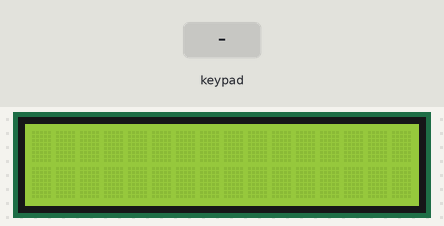
Simulated run of this sketch. Board: Arduino Mega 2560, built with avr-gcc and run on an emulated ATmega2560. On the bench: 16×2 character LCD. The test bench sets the inputs (shaded band).

Above: at 1.2 s.
1.3 s: keypad keys 2 3 2 5 2 7 2 9 * pressed 0.4 s apart
At 5.4 s:
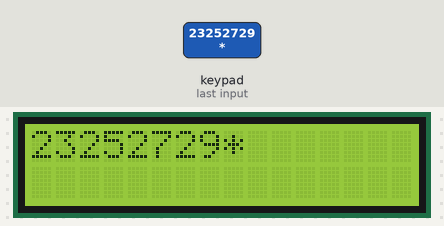
6.4 s: key '/' pressed
7.9 s: key '*' pressed
At 9.1 s:
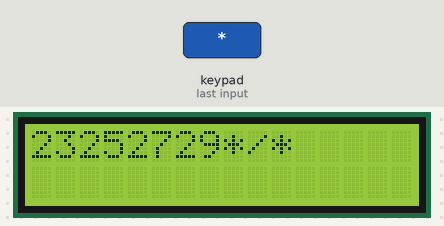
9.4 s: keypad keys 7 + 5 = pressed 0.4 s apart
At 11.3 s:
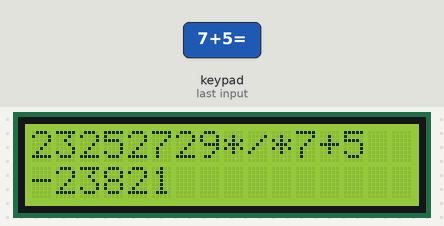
12.5 s: key 'o' pressed
At 12.8 s:
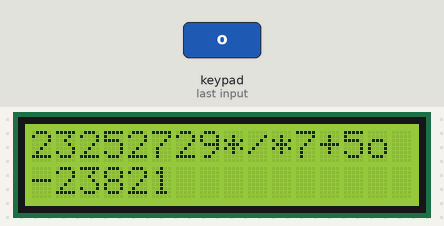
14.0 s: key '+' pressed
At 15.1 s:
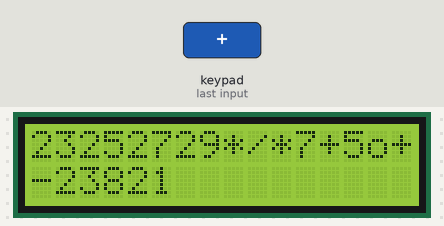
Timing chart, 0 to 16.5 s (numbered marks = the images above; inputs shaded):
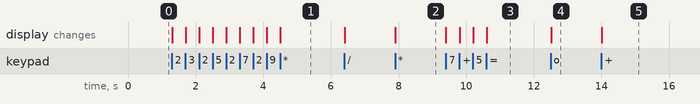

The sketch:

Q3.ino
```cpp
#include <LiquidCrystal.h>
#include <Keypad.h>

#define RS_PIN 13
#define EN_PIN 12
#define D4_PIN 8
#define D5_PIN 9
#define D6_PIN 10
#define D7_PIN 11

LiquidCrystal lcd(RS_PIN, EN_PIN, D4_PIN, D5_PIN, D6_PIN, D7_PIN);
const byte ROWS=4;
const byte COLS=4;
char keys[ROWS][COLS]={
  {'7','8','9','/'},
  {'4','5','6','*'},
  {'1','2','3','-'},
  {'o','0','=','+'}
};

byte rowPins[ROWS]={23,25,27,29};
byte colsPins[COLS]={31,33,35,37};
char str[20];
char str_1[20];
char str_2[20];
char oper;
Keypad keypad = Keypad(makeKeymap(keys),rowPins,colsPins,ROWS,COLS);
int op1,op2;


void setup() {
  // put your setup code here, to run once:
  lcd.begin(16,2);
  lcd.clear();

}

void loop() {
  // put your main code here, to run repeatedly:
  char key =keypad.getKey();
  lcd.setCursor(0,0);
  if(strcmp(str,NULL)==0){
    str[0]=key;
  }
  else if(key!='='){
    strncat(str,&key,1);
    lcd.print(str);
     if(key=='/' ||key=='*' ||key=='-' ||key=='+')
     {
      if(oper==NULL){
        oper=key;
        op1=atoi(str_1);
      }
  }
  else{
    if(oper==NULL){
      if(strcmp(str_1,NULL)==0){
        str_1[0]=key;
      }
      else
       strncat(str_1,&key,1);
    }
    else{
      if(strcmp(str_2,NULL)==0){
        str_2[0]=key;
      }
      else
       strncat(str_2,&key,1);

     }
  }
}
else if(key=='='){
  op2=atoi(str_2);
  lcd.setCursor(0, 1);
   switch(oper){
    case('-'):
      lcd.print (op1-op2);
      break;
    case('+'):
     lcd.print(op1+op2);
     break;
    case('*'):
      lcd.print(op1*op2);
      break;
    case('/'):
      lcd.print((float)op1/op2);
     break;
     }
}


}
```

Measured:
- after the input at 1.3 s, the display: first changes at once (image 1 shows a later state)
- after the input at 7.9 s, the display: changes at once (image 2)
- after the input at 9.4 s, the display: first changes at once (image 3 shows a later state)
- after the input at 12.5 s, the display: changes at once (image 4)
- after the input at 14.0 s, the display: changes at once (image 5)
